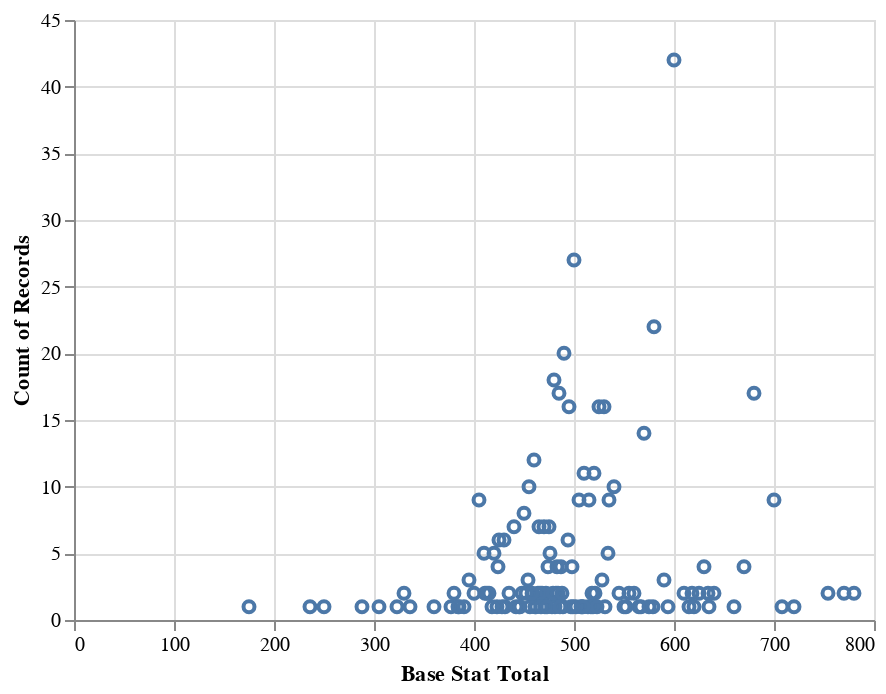

The code cell stored with this chart in its notebook:
### Code cell
alt.Chart(df).mark_point().encode(
    x='Base Stat Total',
    y='count()'
)

### Figure 1 — Vega-Lite specification as saved in the notebook (floating-point values rounded to 4 significant figures; data arrays with more than 128 entries replaced by an {"elided": "..."} marker saying what was removed)
{"config": {"view": {"continuousWidth": 400, "continuousHeight": 300}}, "data": {"name": "data-4ba12c371029303f29772324f5d63a54"}, "mark": "point", "encoding": {"x": {"field": "Base Stat Total", "type": "quantitative"}, "y": {"aggregate": "count", "type": "quantitative"}}, "$schema": "https://vega.github.io/schema/vega-lite/v4.17.0.json", "datasets": {"data-4ba12c371029303f29772324f5d63a54": {"elided": "553 records"}}}
